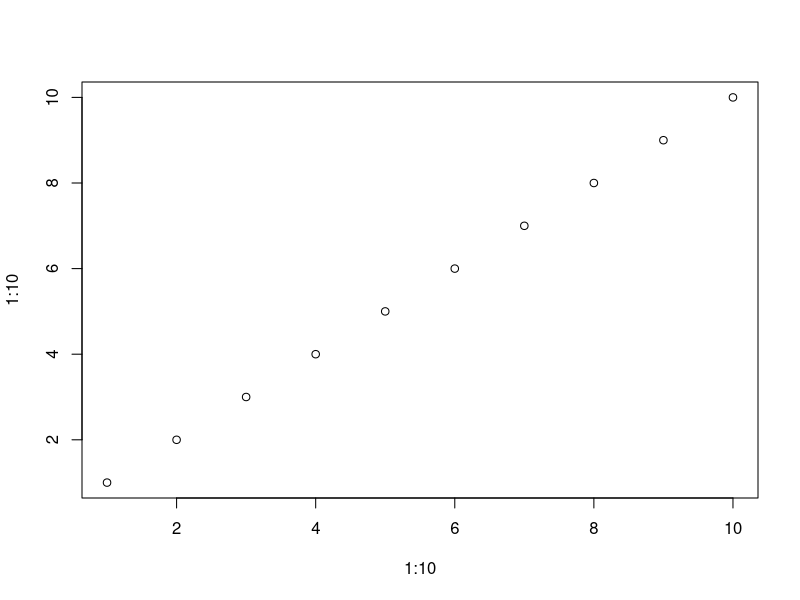

Source code (R):
## ---- chunk 1
plot(1 : 10, 1 : 10)
